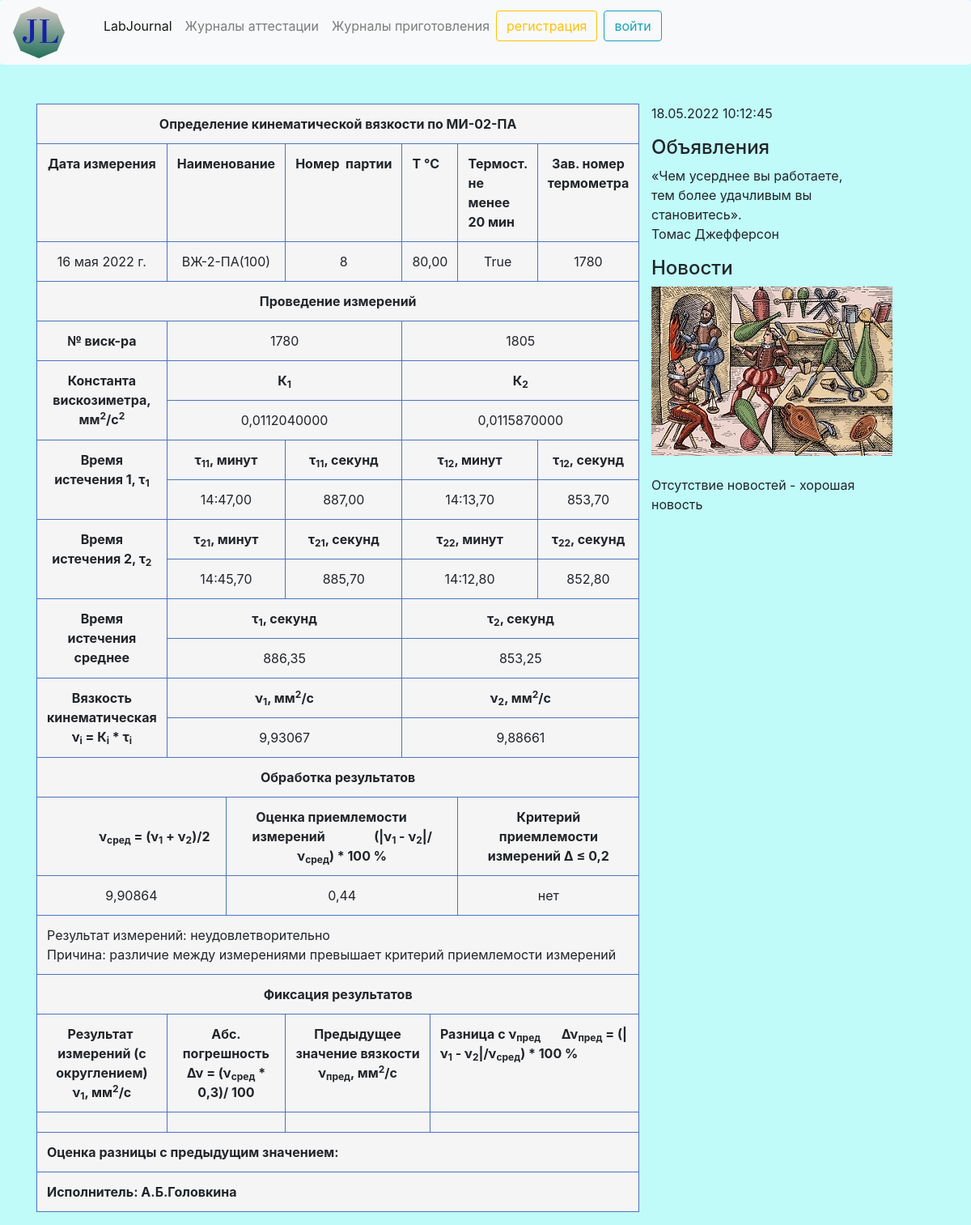
The page /viscosityattestationJL/4/ on the database as committed earlier.
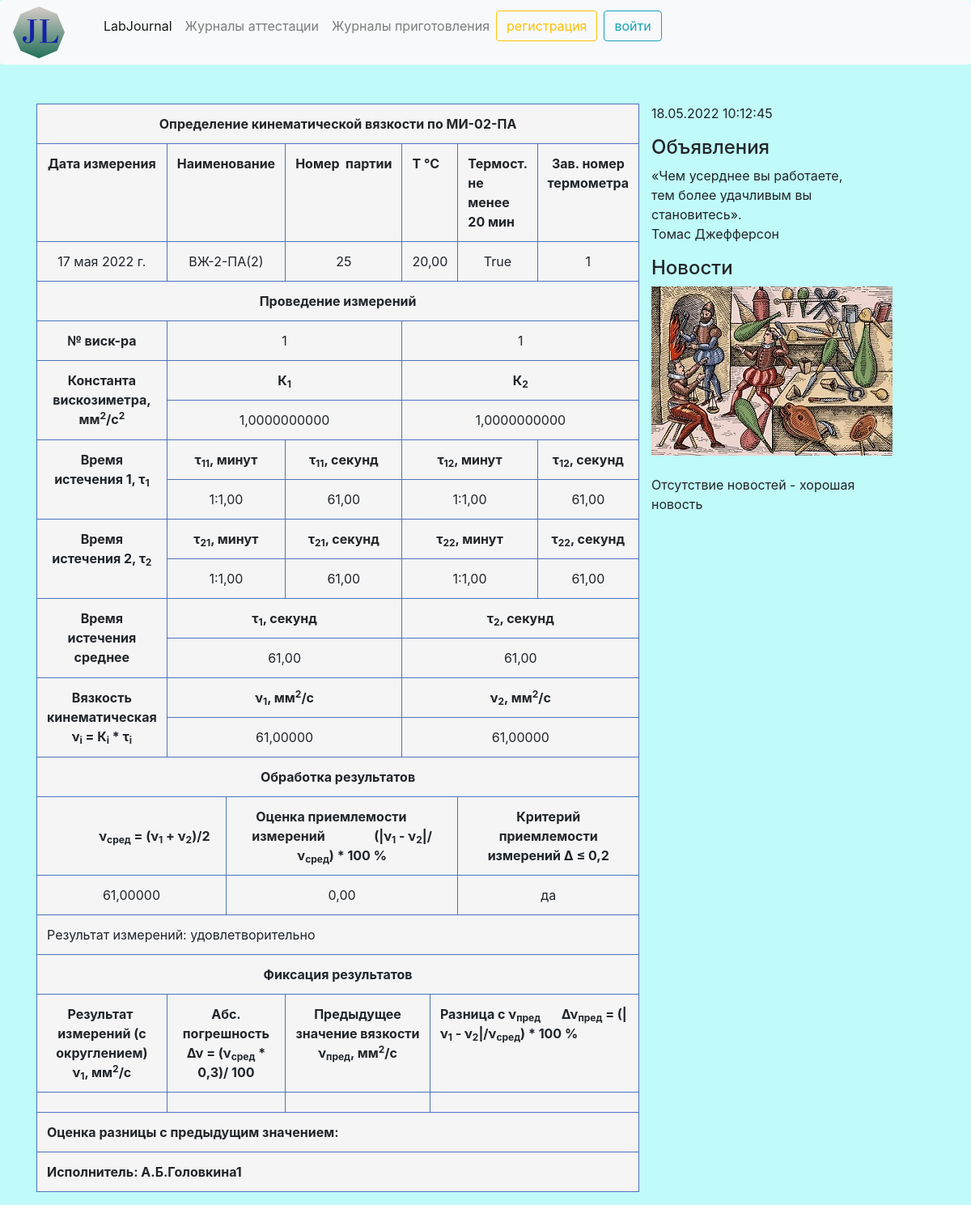
The same page on the database as committed later.
### viscosityattestation/models.py (models this page shows, shortened)
class ViscosityMJL(models.Model):
    date = models.DateField('Дата', default=timezone.now)
    name = models.CharField('Наименование', max_length=100, default='0')
    lot = models.CharField('Партия', max_length=100)
    ndocumentoptional = (('ГОСТ 33', 'ГОСТ 33'),
                         ('МИ-01', 'МИ-01'),
                         ('оценка', 'оценка вязкости'))
    ndocument = models.CharField('Метод испытаний', max_length=100, choices=ndocumentoptional, default='МИ-01')
    temperature = models.DecimalField('Температура, ℃', max_digits=5, decimal_places=2, default='0')
    termostatition = models.BooleanField(verbose_name='Термостатировано не менее 20 минут', blank=True)
    temperatureCheck = models.BooleanField(verbose_name='Температура контролируется внешним поверенным термометром', blank=True)
    termometer = models.CharField('Внутренний номер термометра', max_length=10, default='0')
    ViscosimeterNumber1 = models.CharField('Заводской номер вискозиметра № 1', max_length=10, default='0')
    Konstant1 = models.DecimalField('Константа вискозиметра № 1', max_digits=20, decimal_places=10, default='0')
    ViscosimeterNumber2 = models.CharField('Заводской номер вискозиметра № 2', max_length=10, default='0')
    Konstant2 = models.DecimalField('Константа вискозиметра № 2', max_digits=20, decimal_places=10, default='0')
    plustimemin11 = models.DecimalField('Время истечения 11, + мин', max_digits=6, decimal_places=0, default='0')
    plustimesek11 = models.DecimalField('Время истечения 11, + cек', max_digits=5, decimal_places=2, default='0')
    plustimemin12 = models.DecimalField('Время истечения 12, + мин', max_digits=6, decimal_places=0, default='0')
    plustimesek12 = models.DecimalField('Время истечения 12, + cек', max_digits=5, decimal_places=2, default='0')
    plustimemin21 = models.DecimalField('Время истечения 21, + мин', max_digits=6, decimal_places=0, default='0')
    plustimesek21 = models.DecimalField('Время истечения 21, + cек', max_digits=5, decimal_places=2, default='0')
    plustimemin22 = models.DecimalField('Время истечения 22, + мин', max_digits=6, decimal_places=0, default='0')
    plustimesek22 = models.DecimalField('Время истечения 22, + cек', max_digits=5, decimal_places=2, default='2')
    kriteriy = models.DecimalField('Критерий приемлемости измерений', max_digits=2, decimal_places=1, default=0.2)
    performer = models.ForeignKey(User, on_delete=models.CASCADE)
    time11_sec = models.DecimalField('Время истечения 11, в секундах', max_digits=6, decimal_places=2, default='0')
    time12_sec = models.DecimalField('Время истечения 12, в секундах', max_digits=6, decimal_places=2, default='0')
    time21_sec = models.DecimalField('Время истечения 21, в секундах', max_digits=6, decimal_places=2, default='0')
    time22_sec = models.DecimalField('Время истечения 22, в секундах', max_digits=6, decimal_places=2, default='0')
    time1_avg = models.DecimalField('Время истечения среднее 1, в секундах', max_digits=6, decimal_places=2, default='0')
    time2_avg = models.DecimalField('Время истечения среднее 2, в секундах', max_digits=6, decimal_places=2, default='0')
    viscosity1 = models.DecimalField('Вязкость кинематическая 1', max_digits=20, decimal_places=5, default='0')
    viscosity2 = models.DecimalField('Вязкость кинематическая 2', max_digits=20, decimal_places=5, default='0')
    viscosityAVG = models.DecimalField('Вязкость кинематическая среднее', max_digits=20, decimal_places=5, default='0')
    accMeasurement = models.DecimalField('Оценка приемлемости измерений', max_digits=3, decimal_places=2, default='0')
    resultMeas = models.CharField('Результат измерений уд/неуд', max_length=100,  default='неудовлетворительно')
    cause = models.CharField('Причина', max_length=100)
    delta = models.CharField('Не превышает Δ', max_length=100)
    class Meta:
        verbose_name = 'Измерение кинематической вязкости'
        verbose_name_plural = 'Измерения кинематической вязкости'

### viscosityattestation/views.py (the view)
# urls.py: path('viscosityattestationJL/<int:pk>/', views.ViscosityMJLView.as_view(), name='ViscosityMJLView'),
class ViscosityMJLView(View):
    def get(self, request, pk):
        note = get_object_or_404(ViscosityMJL, pk=pk)
        return render(request, 'viscosityattestation/vg_n.html', {'note': note})

### viscosityattestation/templates/viscosityattestation/vg_n.html (shortened to what the changed rows need)
{% extends 'main/base.html' %}
{% block content %}
    <table class="table table-bordered background-color">
	<tbody>
		<tr>
			<th colspan="9"><div style="text-align: center;">Определение кинематической вязкости по МИ-02-ПА </div></th>
		</tr>
		<tr>
			<th><div style="text-align: center;">Дата измерения</div></th>
			<th colspan="2"><div style="text-align: center;">Наименование</div></th>
			<th colspan="2"><div style="text-align: center;"></div>Номер&nbsp&nbspпартии</th>
			<th colspan="2"><div style="text-align: center;"></div>Т °C</th>
			<th><div style="text-align: center;"></div>Термост. не менее 20 мин</th>
			<th><div style="text-align: center;">Зав. номер термометра</div></th>
		</tr>
		<tr>
			<td><div style="text-align: center;">{{ note.date }}</div></td>
			<td colspan="2"><div style="text-align: center;">{{ note.name}}</div></td>
			<td colspan="2"><div style="text-align: center;">{{ note.lot}}</div></td>
			<td colspan="2"><div style="text-align: center;">{{ note.temperature}}</div></td>
			<td><div style="text-align: center;">{{ note.termostatition}}</div></td>
			<td><div style="text-align: center;">{{ note.termometer}}</div></td>
		</tr>
		<tr>
			<th colspan="9"><div style="text-align: center;">Проведение измерений</div></th>
		</tr>
		<tr>
			<th><div style="text-align: center;">№ виск-ра</div></th>
			<td colspan="4"><div style="text-align: center;">{{ note.ViscosimeterNumber1}}</div></td>
			<td colspan="4"><div style="text-align: center;">{{ note.ViscosimeterNumber2}}</div></td>
		</tr>
		<tr>
			<th rowspan="2"><div style="text-align: center;">Константа вискозиметра, мм<sup>2</sup>/с<sup>2</sup></div></th>
			<th colspan="4"><div style="text-align: center;">К<sub>1</sub></div></th>
			<th colspan="4"><div style="text-align: center;">К<sub>2</sub></div></th>
		</tr>
		<tr>
			<td colspan="4"><div style="text-align: center;">{{ note.Konstant1}}</div></td>
			<td colspan="4"><div style="text-align: center;">{{ note.Konstant2}}</div></td>
		</tr>
		<tr>
			<th rowspan="2"><div style="text-align: center;">Время истечения 1, τ<sub>1</sub></div></th>
			<th colspan="3"><div style="text-align: center;">τ<sub>11</sub>, минут</div></th>
			<th><div style="text-align: center;">τ<sub>11</sub>, секунд</div></th>
            <th colspan="3"><div style="text-align: center;">τ<sub>12</sub>, минут</div></th>
			<th><div style="text-align: center;">τ<sub>12</sub>, секунд</div></th>
		</tr>
		<tr>
			<td colspan="3"><div style="text-align: center;">{{ note.plustimemin11}}:{{ note.plustimesek11}}</div></td>
			<td><div style="text-align: center;">{{ note.time11_sec}}</div></td>
            <td colspan="3"><div style="text-align: center;">{{ note.plustimemin12}}:{{ note.plustimesek12}}</div></td>
            <td><div style="text-align: center;">{{ note.time12_sec}}</div></td>
		</tr>
		<tr>
			<th rowspan="2"><div style="text-align: center;">Время истечения 2, τ<sub>2</sub></div></th>
			<th colspan="3"><div style="text-align: center;">τ<sub>21</sub>, минут</div></th>
			<th><div style="text-align: center;">τ<sub>21</sub>, секунд</div></th>
            <th colspan="3"><div style="text-align: center;">τ<sub>22</sub>, минут</div></th>
			<th><div style="text-align: center;">τ<sub>22</sub>, секунд</div></th>
		</tr>
		<tr>
			<td colspan="3"><div style="text-align: center;">{{ note.plustimemin21}}:{{ note.plustimesek21}}</div></td>
			<td><div style="text-align: center;">{{ note.time21_sec}}</div></td>
            <td colspan="3"><div style="text-align: center;">{{ note.plustimemin22}}:{{ note.plustimesek22}}</div></td>
            <td><div style="text-align: center;">{{ note.time22_sec}}</div></td>
		</tr>
		<tr>
			<th rowspan="2"><div style="text-align: center;">Время истечения среднее</div></th>
            <th colspan="4"><div style="text-align: center;">τ<sub>1</sub>, секунд</div></th>
            <th colspan="4"><div style="text-align: center;">τ<sub>2</sub>, секунд</div></th>
		</tr>
		<tr>
			<td colspan="4"><div style="text-align: center;">{{ note.time1_avg }}</div></td>
            <td colspan="4"><div style="text-align: center;">{{ note.time2_avg }}</div></td>
		</tr>
		<tr>
			<th rowspan="2"><div style="text-align: center;"> Вязкость кинематическая  ν<sub>i</sub> = К<sub>i</sub> * τ<sub>i</sub>   </div></th>
            <th colspan="4"><div style="text-align: center;">ν<sub>1</sub>, мм<sup>2</sup>/с</div></th>
            <th colspan="4"><div style="text-align: center;">ν<sub>2</sub>, мм<sup>2</sup>/с</div></th>
		</tr>
		<tr>
		<td colspan="4"><div style="text-align: center;">{{ note.viscosity1 }}</div></td>
            <td colspan="4"><div style="text-align: center;">{{ note.viscosity2 }}</div></td>
		</tr>
		<tr>
			<th colspan="9"><div style="text-align: center;">Обработка результатов</div></th>
		</tr>
		<tr>
			<th colspan="2"><div style="text-align: center;">&nbsp&nbsp&nbsp&nbsp&nbsp&nbsp&nbsp&nbsp&nbsp&nbsp&nbsp&nbsp&nbsp&nbsp
                ν<sub>сред</sub> = (ν<sub>1</sub> + ν<sub>2</sub>)/2</div></th>
			<th colspan="5"><div style="text-align: center;">Оценка приемлемости
                &nbsp&nbsp&nbsp&nbsp&nbsp&nbsp измерений
               &nbsp&nbsp&nbsp&nbsp&nbsp&nbsp&nbsp&nbsp&nbsp&nbsp&nbsp&nbsp&nbsp&nbsp
                (|ν<sub>1</sub> - ν<sub>2</sub>|/ν<sub>сред</sub>) * 100 %</div></th>
			<th colspan="2"><div style="text-align: center;">Критерий приемлемости измерений  Δ ≤ {{ note.kriteriy }}</div></th>
		</tr>
		<tr>
			<td colspan="2"><div style="text-align: center;">{{ note.viscosityAVG }}</div></td>
			<td colspan="5"><div style="text-align: center;">{{ note.accMeasurement }}</div></td>
			<td colspan="2"><div style="text-align: center;">{{ note.delta }}</div></td>
		</tr>
		<tr>
			<tr>
			<td colspan="9">Результат измерений:  {{ note.resultMeas }}
                <br>
                {{ note.cause }} </td>
		</tr>
        <tr>
			<th colspan="9"><div style="text-align: center;">Фиксация результатов</div></th>
		</tr>
		<tr>
			<th colspan="1"><div style="text-align: center;">&nbsp&nbsp&nbsp&nbsp&nbspРезультат
                &nbsp&nbsp&nbsp&nbsp&nbsp
                измерений
                (с округлением) ν<sub>1</sub>, мм<sup>2</sup>/с</div></th>
			<th colspan="3"><div style="text-align: center;">Абс. погрешность  Δν = (ν<sub>сред</sub> * 0,3)/ 100</div></th>
			<th colspan="2"><div style="text-align: center;">Предыдущее значение вязкости ν<sub>пред</sub>, мм<sup>2</sup>/с</div></th>
			<th colspan="3">Разница с ν<sub>пред  </sub>
                &nbsp&nbsp&nbsp&nbsp&nbsp
                Δν<sub>пред</sub> = (|ν<sub>1</sub> - ν<sub>2</sub>|/ν<sub>сред</sub>) * 100 %</th></th>
		</tr>
        <tr>
			<th colspan="9">Оценка разницы с предыдущим значением:  </th>
		</tr>
		<tr>
			<th colspan="9">Исполнитель: {{ note.performer }} </th>
		</tr>
	</tbody>
</table>
{% endblock %}

Rows that differ between the two databases and show on the page:
changed ViscosityMJL "True": date "16 мая 2022 г." → "17 мая 2022 г."; name "ВЖ-2-ПА(100)" → "ВЖ-2-ПА(2)"; lot "8" → "25"; temperature "80,00" → "20,00"; termometer "1780" → "1"; ViscosimeterNumber1 "1780" → "1"; ViscosimeterNumber2 "1805" → "1"; Konstant1 "0,0112040000" → "1,0000000000"; Konstant2 "0,0115870000" → "1,0000000000"; plustimemin11 "14" → "1"; plustimesek11 "47,00" → "1,00"; time11_sec "887,00" → "61,00"; plustimemin12 "14" → "1"; plustimesek12 "13,70" → "1,00"; time12_sec "853,70" → "61,00"; plustimemin21 "14" → "1"; plustimesek21 "45,70" → "1,00"; time21_sec "885,70" → "61,00"; plustimemin22 "14" → "1"; plustimesek22 "12,80" → "1,00"; time22_sec "852,80" → "61,00"; time1_avg "886,35" → "61,00"; time2_avg "853,25" → "61,00"; viscosity1 "9,93067" → "61,00000"; viscosity2 "9,88661" → "61,00000"; viscosityAVG "9,90864" → "61,00000"; accMeasurement "0,44" → "0,00"; delta "нет" → "да"; resultMeas "неудовлетворительно" → "удовлетворительно"; performer "А.Б.Головкина" → "А.Б.Головкина1"; cause "Причина: различие между измерениями превышает критерий приемлемости измерений" → (not shown)
